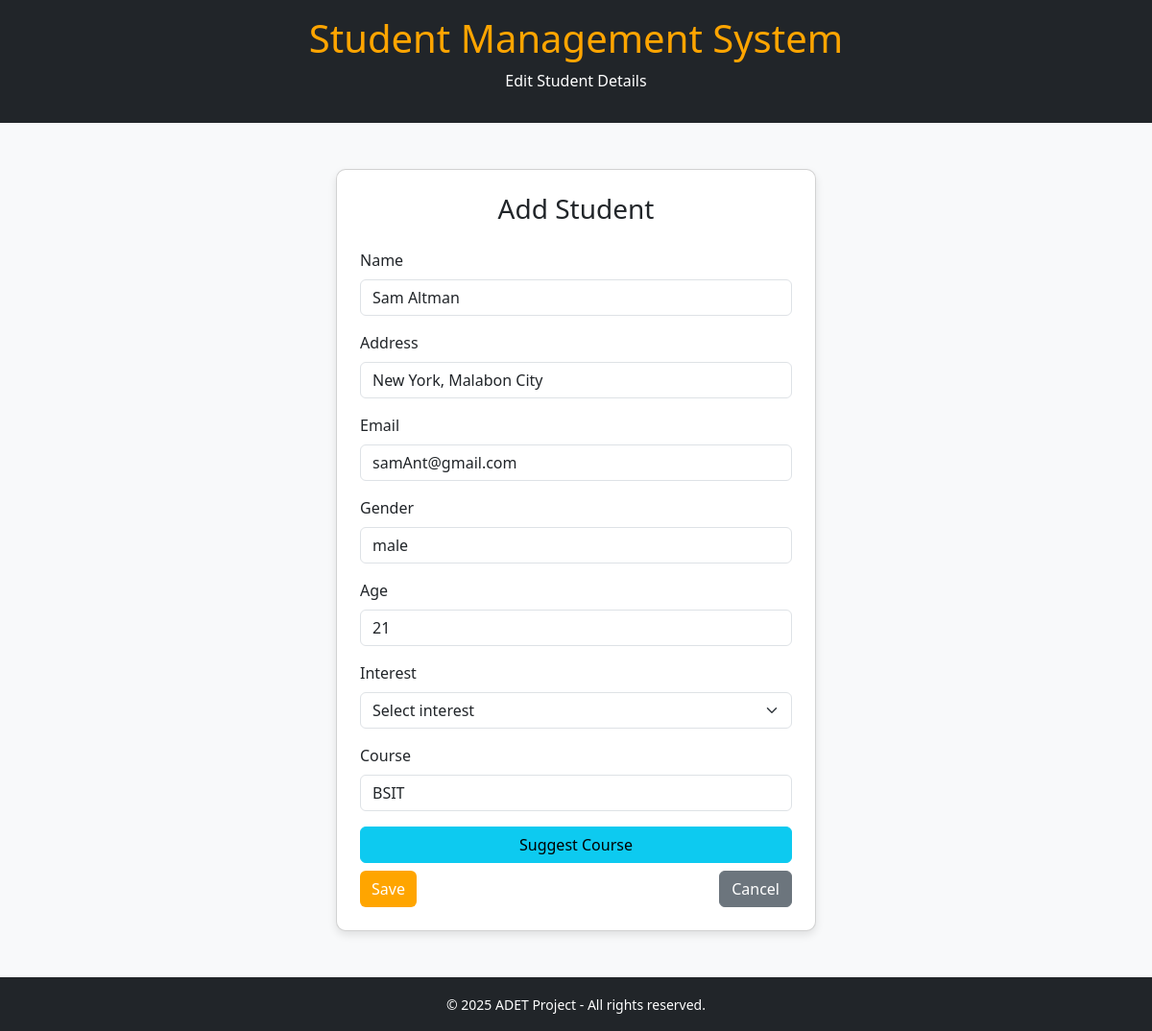
The page /edit/15/ on the database its author committed.
### students/models.py (models this page shows, shortened)
class StudentInfo(models.Model):
    name = models.CharField(max_length=100, blank=True, default="")
    address = models.CharField(max_length=250, blank=True, default="")
    email = models.EmailField(max_length=100, blank=True, default="")
    gender = models.CharField(
        max_length=10,
        default="",
        choices=[
            ('Male', 'male'),
            ('Female', 'female')
        ]
    )
    age = models.IntegerField(default=0, blank=True)
    interest = models.CharField(max_length=200, blank=True, default="")
    course = models.CharField(max_length=100, blank=True, default="")

### students/views.py (the view)
# urls.py: path('edit/<int:pk>/', views.edit_students, name='edit_students'),
def edit_students(request, pk):
    student = get_object_or_404(StudentInfo, pk=pk)
    if request.method == 'POST':
        form = StudentForm(request.POST, instance=student)
        if form.is_valid():
            old_obj = StudentInfo.objects.get(pk=student.pk)
            updated_student = form.save(commit=False)
            changes = []
            for field in form.changed_data:
                old_value = getattr(old_obj, field)
                new_value = getattr(updated_student, field)
                if old_value != new_value:
                    changes.append(f"Changed the {field} of {old_obj.name} from {old_value} to {new_value}")
            updated_student.save()
            if changes:
                log_student_action(request.user, updated_student, CHANGE, ", ".join(changes))
            messages.success(request, f"Student '{student.name}' updated successfully!")
            return redirect('home')
    else:
        form = StudentForm(instance=student)
        form.fields['interest'].choices = INTEREST_CHOICES
    return render(request, 'students/form.html', {'form': form, 'title': 'Edit Student'})

### students/forms.py
class StudentForm(forms.ModelForm):
    class Meta:
        model = StudentInfo
        fields = '__all__'

### students/templates/students/form.html (shortened to what this page needs)
<!DOCTYPE html>
<html lang="en">
<head>
    <link href="https://cdn.jsdelivr.net/npm/bootstrap@5.3.3/dist/css/bootstrap.min.css" rel="stylesheet" />
</head>
<body>
    <header class="bg-dark text-white text-center py-3">
        <h1>Student Management System</h1>
        <p>{% if form.instance.pk %}Edit{% else %}Add{% endif %} Student Details</p>
    </header>
    <div class="container mt-5">
        <div class="card p-4 mx-auto" style="max-width: 500px;">
            <h3 class="text-center mb-4" id="pageTitle">Add Student</h3>
            <form method="post">
                {% for field in form %}
                <div class="mb-3">
                    <label class="form-label">{{ field.label }}</label>
                    {% if field.name == 'name' %}
                    <input type="text" class="form-control" name="{{ field.name }}" id="id_{{ field.name }}" placeholder="Ex. Juan Dela Cruz" value="{{ field.value|default:'' }}" />
                    {% elif field.name == 'address' %}
                    <input type="text" class="form-control" name="{{ field.name }}" id="id_{{ field.name }}" placeholder="Ex. 123 poblacion St., Malabon City" value="{{ field.value|default:'' }}" />
                    {% elif field.name == 'email' %}
                    <input type="email" class="form-control" name="{{ field.name }}" id="id_{{ field.name }}" placeholder="Ex. juan@gmail.com" value="{{ field.value|default:'' }}" />
                    {% elif field.name == 'interest' %}
                    <select class="form-select" name="{{ field.name }}" id="id_{{ field.name }}">
                        <option value="">Select interest</option>
                    </select>
                    {% else %}
                    {{ field }}
                    {% endif %}
                </div>
                {% endfor %}
                <div class="mt-3">
                    <button type="button" class="btn btn-info w-100" onclick="suggestCourse()">Suggest Course</button>
                </div>
                <div class="d-flex justify-content-between">
                    <button type="submit" class="btn btn-success">Save</button>
                    <a href="{% url 'home' %}" class="btn btn-secondary">Cancel</a>
                </div>
            </form>
        </div>
    </div>
    <footer class="bg-dark text-white text-center py-3 mt-5">
        <small>© 2025 ADET Project - All rights reserved.</small>
    </footer>
</body>
</html>

### students/templates/students/form.html (style rules this page uses)
body { background: #f8f9fa; color: #000; }
header, footer { background-color: #000; }
h1 { color: #ffa500; }
.btn-primary, .btn-success, .btn-warning { background-color: #ffa500; border: none; }
.card { border-radius: 10px; box-shadow: 0 4px 8px rgba(0, 0, 0, 0.1); }
.form-label { font-weight: 500; }

### rows shown on the page
StudentInfo: name "Sam Altman", address "New York, Malabon City", email "samAnt@gmail.com", form "male" "21" "BSIT"

### other values the page prints
{{ field.label }} "Name" "Address" "Email" "Gender" "Age" "Interest" "Course"
